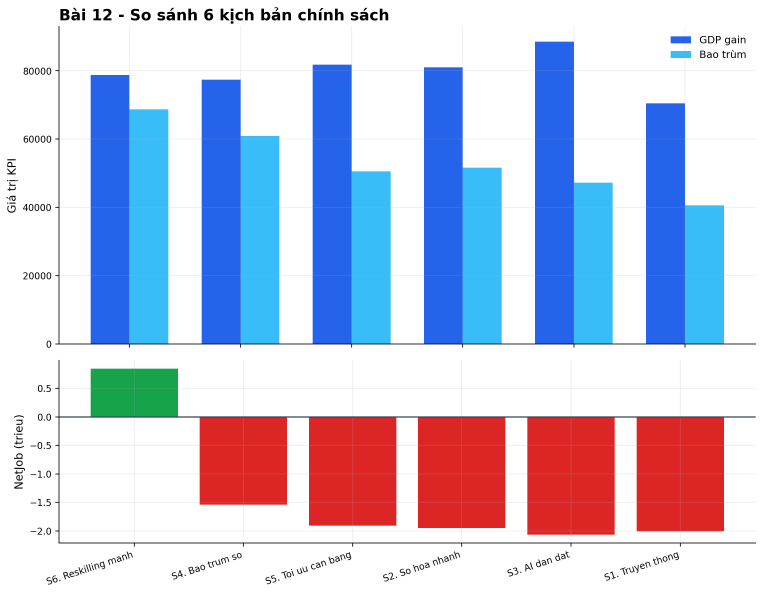
#> input picture outputs/figures/bai12_scenario_comparison.png, 2288 x 1783 px (shown at 1/3 size)
$ python create_ui_screenshots.py
#> lines starting #> are read from the running program, lines starting #| are printed output that depends on the picture
# -*- coding: utf-8 -*-
"""Create GitHub-friendly UI preview screenshots for the AIDEOM-VN README."""

from __future__ import annotations

from pathlib import Path

from PIL import Image, ImageDraw, ImageFont


ROOT = Path(__file__).resolve().parents[1]
OUT = ROOT / "docs" / "screenshots"
FIG = ROOT / "outputs" / "figures"

W, H = 1600, 930
SIDEBAR_W = 280
BG = "#0b0f16"
SIDEBAR = "#242632"
PANEL = "#111827"
CARD = "#171b25"
BORDER = "#2b3342"
TEXT = "#f8fafc"
MUTED = "#9ca3af"
BLUE = "#7db7ff"
TEAL = "#11a38f"
GREEN = "#23c55e"
RED = "#ff4b5c"


def font(size: int, bold: bool = False) -> ImageFont.FreeTypeFont:
    candidates = [
        "C:/Windows/Fonts/arialbd.ttf" if bold else "C:/Windows/Fonts/arial.ttf",
        "C:/Windows/Fonts/segoeuib.ttf" if bold else "C:/Windows/Fonts/segoeui.ttf",
    ]
    for path in candidates:
        if Path(path).exists():
            return ImageFont.truetype(path, size)
    return ImageFont.load_default()


F = {
    "tiny": font(14),
    "small": font(17),
    "body": font(20),
    "label": font(18, True),
    "h2": font(30, True),
    "h1": font(46, True),
    "metric": font(38, True),
}


def rounded(draw: ImageDraw.ImageDraw, box, radius=8, fill=None, outline=None, width=1):
    draw.rounded_rectangle(box, radius=radius, fill=fill, outline=outline, width=width)


def text(draw: ImageDraw.ImageDraw, xy, value, fill=TEXT, f="body", anchor=None):
    draw.text(xy, value, font=F[f], fill=fill, anchor=anchor)


def sidebar(draw: ImageDraw.ImageDraw, active: str):
    draw.rectangle((0, 0, SIDEBAR_W, H), fill=SIDEBAR)
    text(draw, (34, 70), "AIDEOM-VN", f="h2")
    text(draw, (34, 120), "Web app mô hình ra quyết định", fill=MUTED, f="small")
    text(draw, (34, 145), "phát triển kinh tế Việt Nam", fill=MUTED, f="small")
    pages = [
        "Trang chủ",
        "Bài 1 - Cobb-Douglas + AI",
        "Bài 2 - LP ngân sách số",
        "Bài 3 - Priority 10 ngành",
        "Bài 4 - LP ngành-vùng",
        "Bài 5 - MIP 15 dự án",
        "Bài 6 - TOPSIS 6 vùng",
        "Bài 7 - NSGA-II Pareto",
        "Bài 8 - Động 2026-2035",
        "Bài 9 - Lao động & AI",
        "Bài 10 - Stochastic SP",
        "Bài 11 - Q-learning RL",
        "Bài 12 - AIDEOM tích hợp",
    ]
    y = 205
    for page in pages:
        selected = page == active
        draw.ellipse((32, y + 5, 47, y + 20), fill=RED if selected else SIDEBAR, outline="#596071")
        text(draw, (58, y), page, fill=TEXT if selected else "#d7dce7", f="small")
        y += 30
    draw.line((32, H - 170, SIDEBAR_W - 32, H - 170), fill="#555b68")
    text(draw, (34, H - 128), "Dự án:", fill=MUTED, f="small")
    text(draw, (88, H - 128), "aideom_vn", fill=GREEN, f="small")
    text(draw, (34, H - 88), "Nguồn: NSO/GSO, MoST,", fill=MUTED, f="small")
    text(draw, (34, H - 63), "MIC, MPI, WB, WIPO", fill=MUTED, f="small")


def chips(draw, x, y, items):
    for item in items:
        w = draw.textlength(item, font=F["tiny"]) + 18
        rounded(draw, (x, y, x + w, y + 26), 5, fill="#10231f")
        text(draw, (x + 9, y + 5), item, fill="#2dff8e", f="tiny")
        x += w + 8


def metric(draw, x, y, label, value, delta=None):
    text(draw, (x, y), label, f="label")
    text(draw, (x, y + 34), value, fill=BLUE, f="metric")
    if delta:
        rounded(draw, (x, y + 86, x + 78, y + 113), 14, fill="#0d4129")
        text(draw, (x + 10, y + 91), delta, fill="#37f583", f="tiny")


def table(draw, x, y, w, headers, rows, row_h=42):
    col_w = w // len(headers)
    rounded(draw, (x, y, x + w, y + row_h * (len(rows) + 1)), 8, fill=BG, outline=BORDER)
    draw.rectangle((x, y, x + w, y + row_h), fill=CARD)
    for i, h in enumerate(headers):
        text(draw, (x + i * col_w + 12, y + 12), h, fill=MUTED, f="small")
        if i:
            draw.line((x + i * col_w, y, x + i * col_w, y + row_h * (len(rows) + 1)), fill=BORDER)
    for r, row in enumerate(rows):
        yy = y + row_h * (r + 1)
        draw.line((x, yy, x + w, yy), fill=BORDER)
        for i, value in enumerate(row):
            text(draw, (x + i * col_w + 12, yy + 12), str(value), f="small")


def paste_chart(canvas: Image.Image, path: Path, box):
    if not path.exists():
        return
    chart = Image.open(path).convert("RGB")
    x1, y1, x2, y2 = box
    max_w, max_h = x2 - x1, y2 - y1
    chart.thumbnail((max_w, max_h), Image.Resampling.LANCZOS)
    px = x1 + (max_w - chart.width) // 2
    py = y1 + (max_h - chart.height) // 2
    canvas.paste(chart, (px, py))


def base(active: str):
    img = Image.new("RGB", (W, H), BG)
    draw = ImageDraw.Draw(img)
    sidebar(draw, active)
    return img, draw


def home():
    img, draw = base("Trang chủ")
#> in base, `img = Image.new("RGB", (W, H), BG)`:
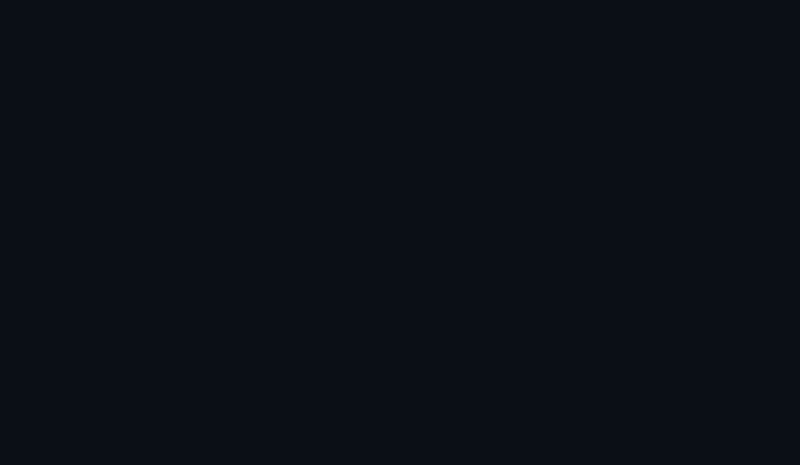
#> img: PIL image 1600x930 RGB (shown at 1/2 size); mean R, G, B 11, 15, 22
    x = SIDEBAR_W + 70
    text(draw, (x, 60), "AIDEOM-VN DECISION LAB", fill=TEAL, f="label")
    text(draw, (x, 105), "AIDEOM-VN Policy Cockpit", f="h1")
    text(draw, (x, 170), "Không gian mô phỏng và tối ưu hóa quyết định phát triển kinh tế Việt Nam trong kỷ nguyên AI.", fill=MUTED, f="body")
    chips(draw, x, 215, ["Dữ liệu 2020-2025", "Tối ưu hóa", "Dashboard chính sách"])
    metric(draw, x, 285, "GDP 2025", "514.0 tỷ USD", "↑ 8.02%")
    metric(draw, x + 330, 285, "Kinh tế số/GDP", "19.5%", "↑ 1.2 điểm")
    metric(draw, x + 660, 285, "FDI giải ngân", "27.6 tỷ USD")
    metric(draw, x + 970, 285, "GDP/người", "5.026 USD")
    text(draw, (x, 460), "Bản đồ học phần", f="h2")
    table(draw, x, 510, 650, ["Cấp độ", "Phạm vi", "Trọng tâm"], [
        ["Dễ", "Bài 1-3", "Cobb-Douglas, LP đơn giản"],
        ["Trung bình", "Bài 4-6", "LP ngành-vùng, MIP, TOPSIS"],
        ["Khá khó", "Bài 7-9", "Pareto, tối ưu động, lao động & AI"],
        ["Khó", "Bài 10-12", "Stochastic SP, Q-learning"],
    ], 43)
    paste_chart(img, FIG / "bai12_scenario_comparison.png", (x + 720, 430, W - 60, 820))
    return img


def bai01():
    img, draw = base("Bài 1 - Cobb-Douglas + AI")
    x = SIDEBAR_W + 70
    text(draw, (x, 60), "AIDEOM-VN DECISION LAB", fill=TEAL, f="label")
    text(draw, (x, 105), "Bài 1 - Hàm sản xuất Cobb-Douglas mở rộng", f="h1")
    text(draw, (x, 170), "Ước lượng TFP, dự báo GDP, phân rã tăng trưởng và mô phỏng kịch bản 2030.", fill=MUTED, f="body")
    chips(draw, x, 215, ["Cobb-Douglas", "Growth accounting", "MAPE"])
    text(draw, (x + 430, 270), "Y = A x K^alpha x L^beta x D^gamma x AI^delta x H^theta", f="body")
    metric(draw, x, 330, "TFP trung bình", "30.94")
    metric(draw, x + 420, 330, "MAPE", "6.42%")
    metric(draw, x + 840, 330, "GDP 2030", "14.502,7 nghìn tỷ")
    table(draw, x, 460, 760, ["year", "GDP_2030", "K_2030", "AI_2030"], [["2030", "14502.667", "34660.042", "100"]], 48)
    rounded(draw, (x, 560, x + 760, 690), 8, fill="#f8fafc", outline="#d2d7e0")
    text(draw, (x + 22, 585), "Tác nhân phân tích kết quả", fill="#0f172a", f="label")
    text(draw, (x + 22, 625), "TFP tăng ổn định; kịch bản 2030 phản ánh vai trò bổ trợ", fill="#0f172a", f="small")
    text(draw, (x + 22, 650), "của kinh tế số, AI và nhân lực số trong tăng trưởng.", fill="#0f172a", f="small")
    paste_chart(img, FIG / "bai01_actual_vs_predicted_gdp.png", (x + 810, 450, W - 60, 820))
    return img


def bai05():
    img, draw = base("Bài 5 - MIP 15 dự án")
    x = SIDEBAR_W + 70
    text(draw, (x, 60), "AIDEOM-VN DECISION LAB", fill=TEAL, f="label")
    text(draw, (x, 105), "Bài 5 - MIP lựa chọn dự án", f="h1")
    text(draw, (x, 170), "Chọn tập dự án chuyển đổi số dưới ngân sách, rủi ro và ràng buộc logic.", fill=MUTED, f="body")
    chips(draw, x, 215, ["MIP", "Binary decision", "Knapsack"])
    text(draw, (x, 270), "Ngân sách dự án (tỷ VND)", f="label")
    draw.line((x, 315, W - 90, 315), fill="#3b414e", width=5)
    draw.line((x, 315, x + 760, 315), fill=RED, width=5)
    draw.ellipse((x + 750, 305, x + 770, 325), fill=RED)
    metric(draw, x, 370, "Lợi ích NPV", "133.300,0")
    metric(draw, x + 470, 370, "Chi phí", "76.600,0")
    metric(draw, x + 920, 370, "Rủi ro", "145/145")
    table(draw, x, 500, 1180, ["project_id", "project_name", "category", "selected"], [
        ["P02", "Trung tâm AI quốc gia", "AI", "1"],
        ["P04", "Cloud chính phủ", "Infrastructure", "1"],
        ["P08", "Bản dẫn và thiết kế chip", "AI", "1"],
        ["P12", "Logistics thông minh", "Infrastructure", "1"],
    ], 45)
    rounded(draw, (x, 735, W - 90, 835), 8, fill="#f8fafc", outline="#d2d7e0")
    text(draw, (x + 22, 758), "Tác nhân phân tích kết quả", fill="#0f172a", f="label")
    text(draw, (x + 22, 795), "Danh mục ưu tiên các dự án có lợi ích cao nhưng vẫn nằm trong trần rủi ro.", fill="#0f172a", f="small")
    return img


def bai12():
    img, draw = base("Bài 12 - AIDEOM tích hợp")
    x = SIDEBAR_W + 70
    text(draw, (x, 60), "AIDEOM-VN DECISION LAB", fill=TEAL, f="label")
    text(draw, (x, 105), "Bài 12 - AIDEOM-VN tích hợp", f="h1")
    text(draw, (x, 170), "Dashboard tổng hợp 6 module và so sánh các kịch bản chính sách.", fill=MUTED, f="body")
    chips(draw, x, 215, ["Integrated dashboard", "Scenario comparison", "AIDEOM-VN"])
    metric(draw, x, 280, "Kịch bản tốt nhất", "S4. Bao trùm số")
    metric(draw, x + 520, 280, "Overall score", "0.800")
    metric(draw, x + 900, 280, "NetJob tốt nhất", "-1.536 triệu")
    table(draw, x, 400, 1180, ["scenario", "GDP_gain", "inclusion", "risk_index", "overall"], [
        ["S4. Bao trùm số", "77440", "60880", "6.4", "0.80"],
        ["S5. Tối ưu cân bằng", "81800", "50600", "17.7", "0.65"],
        ["S2. Số hóa nhanh", "81000", "51680", "17.8", "0.55"],
    ], 45)
    paste_chart(img, FIG / "bai12_scenario_comparison.png", (x + 120, 565, W - 140, 900))
    return img


def main():
    OUT.mkdir(parents=True, exist_ok=True)
    screens = {
        "01_home_dashboard.png": home(),
        "02_bai01_cobb_douglas.png": bai01(),
        "03_bai05_project_mip.png": bai05(),
        "04_bai12_integrated_dashboard.png": bai12(),
    }
#> in home, `img, draw = base("Trang chủ")`:
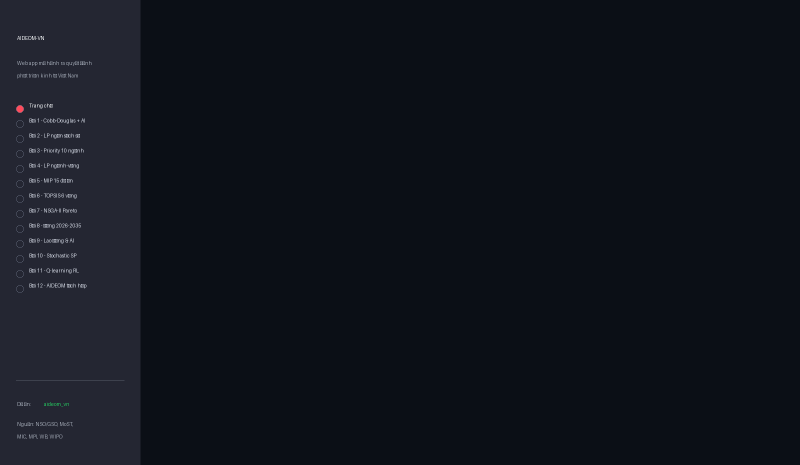
#> img: PIL image 1600x930 RGB (shown at 1/2 size); mean R, G, B 15.9, 19.6, 27.4
#> call 2 of paste_chart, with box = (1160, 450, 1540, 820)
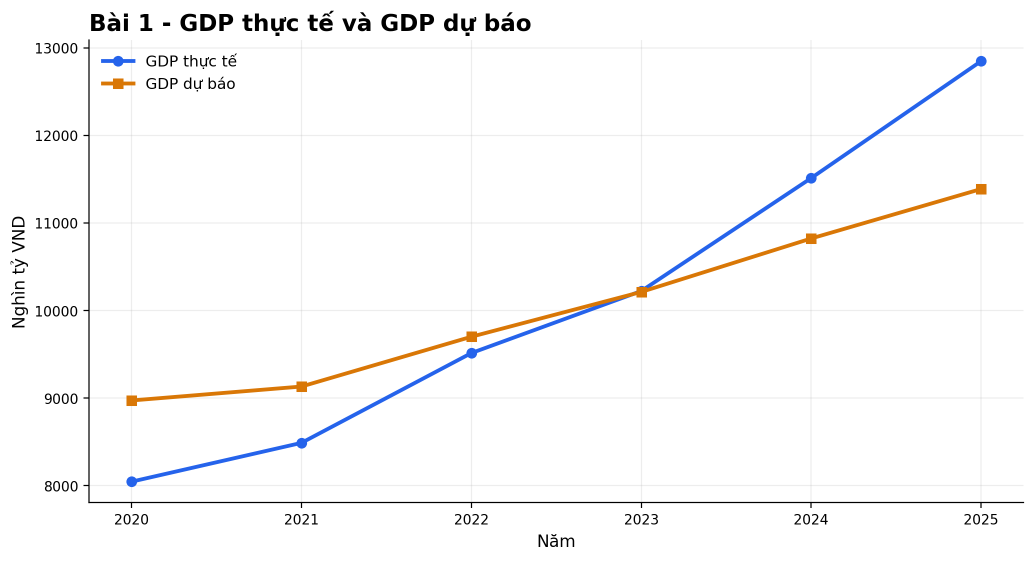
#> input picture outputs/figures/bai01_actual_vs_predicted_gdp.png, 2069 x 1122 px (shown at 1/2 size)
#> in paste_chart (call 2), `chart.thumbnail((max_w, max_h), Image.Resampling.LANCZOS)`:
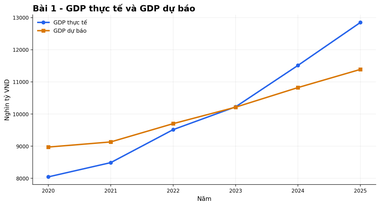
#> chart: PIL image 380x206 RGB; mean R, G, B 249.4, 249.1, 249.3
#> in paste_chart (call 2), `canvas.paste(chart, (px, py))`:
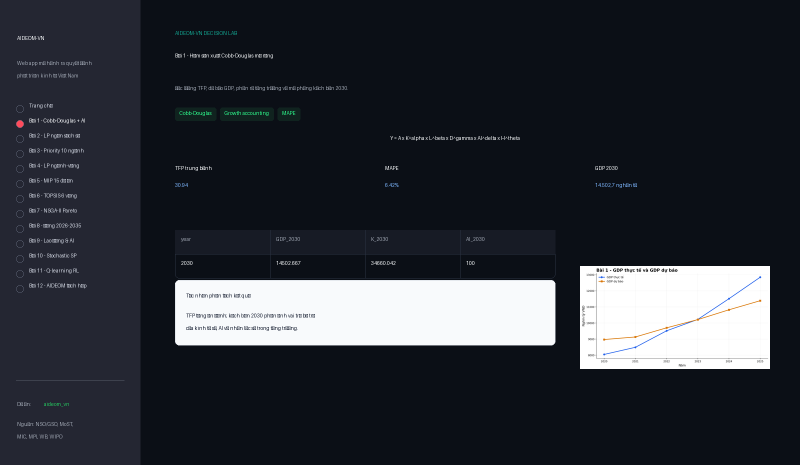
#> canvas: PIL image 1600x930 RGB (shown at 1/2 size); mean R, G, B 44.8, 48.3, 55.5
#> call 3 of paste_chart, with box = (470, 565, 1460, 900)
#> in paste_chart (call 3), `chart.thumbnail((max_w, max_h), Image.Resampling.LANCZOS)`:
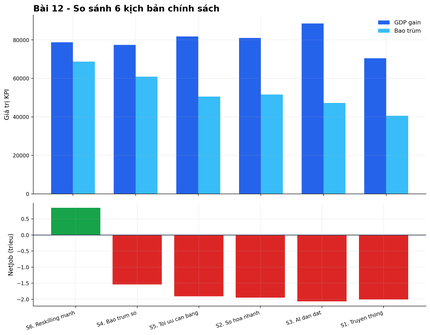
#> chart: PIL image 430x335 RGB; mean R, G, B 196.4, 200.2, 223.9
#> in paste_chart (call 3), `canvas.paste(chart, (px, py))`:
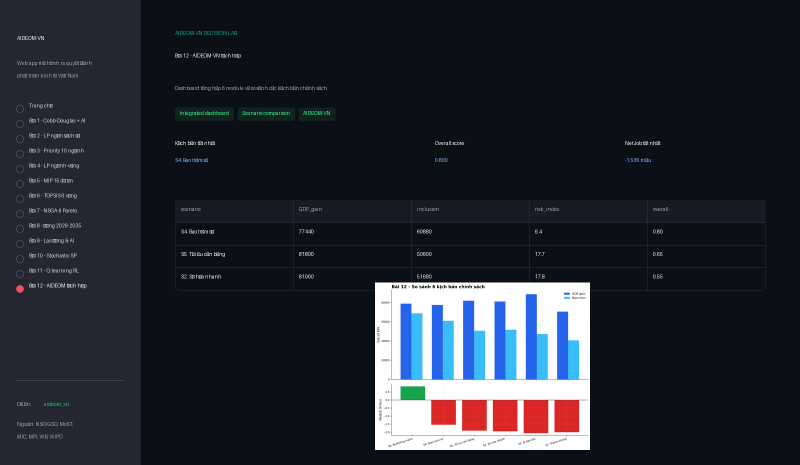
#> canvas: PIL image 1600x930 RGB (shown at 1/2 size); mean R, G, B 34.9, 38.8, 48.3
    for filename, image in screens.items():
        image.save(OUT / filename, quality=95)
        print(OUT / filename)
#> this loop made 4 passes
#> filename on passes 1 to 4: '01_home_dashboard.png', '02_bai01_cobb_douglas.png', '03_bai05_project_mip.png', '04_bai12_integrated_dashboard.png'
#| docs/screenshots/01_home_dashboard.png
#| docs/screenshots/02_bai01_cobb_douglas.png
#| docs/screenshots/03_bai05_project_mip.png
#| docs/screenshots/04_bai12_integrated_dashboard.png


if __name__ == "__main__":
    main()
